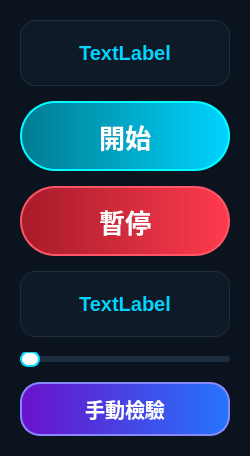
<?xml version="1.0" encoding="UTF-8"?>
<ui version="4.0">
 <class>Form</class>
 <widget class="QWidget" name="Form">
  <property name="geometry">
   <rect>
    <x>0</x>
    <y>0</y>
    <width>250</width>
    <height>450</height>
   </rect>
  </property>
  <property name="windowTitle">
   <string>DeepFake人臉偵測的背景應用程式</string>
  </property>
  <property name="styleSheet">
   <string notr="true">QWidget {
    background-color: #0b131e; /* 極深藍色底 */
    font-family: &quot;微軟正黑體&quot;, sans-serif;
}</string>
  </property>
  <layout class="QVBoxLayout" name="verticalLayout_2">
   <property name="spacing">
    <number>15</number>
   </property>
   <property name="leftMargin">
    <number>20</number>
   </property>
   <property name="topMargin">
    <number>20</number>
   </property>
   <property name="rightMargin">
    <number>20</number>
   </property>
   <property name="bottomMargin">
    <number>20</number>
   </property>
   <item>
    <layout class="QVBoxLayout" name="verticalLayout">
     <item>
      <widget class="QLabel" name="ROF">
       <property name="styleSheet">
        <string notr="true">QLabel {
    background-color: #0f1a28; /* 深色卡片底 */
    color: #00d4ff;            /* 科技青文字 */
    font-size: 20px;
    font-weight: bold;
    border: 1px solid #1c2e40; /* 淡淡的邊框 */
    border-radius: 15px;       /* 卡片圓角 */
    padding: 20px;             /* 讓文字不要貼著邊緣 */
}</string>
       </property>
       <property name="text">
        <string>TextLabel</string>
       </property>
       <property name="alignment">
        <set>Qt::AlignCenter</set>
       </property>
       <property name="wordWrap">
        <bool>true</bool>
       </property>
      </widget>
     </item>
     <item>
      <widget class="QPushButton" name="StartButton">
       <property name="minimumSize">
        <size>
         <width>0</width>
         <height>70</height>
        </size>
       </property>
       <property name="styleSheet">
        <string notr="true">QPushButton#StartButton {
    /* 青色漸層背景 */
    background-color: qlineargradient(x1:0, y1:0, x2:1, y2:0, stop:0 #007b8f, stop:1 #00d4ff);
    color: white;
    font-size: 26px;
    font-weight: bold;
    border-radius: 35px; /* 讓按鈕變成完美的膠囊圓角，請依據你的按鈕高度調整 (高度的一半) */
    border: 2px solid #00ffff; /* 外圍加上發光感的邊線 */
}

/* 滑鼠移過去與按下去的動態效果 */
QPushButton#StartButton:hover {
    background-color: #00ffff;
    color: #0b131e;
}
QPushButton#StartButton:pressed {
    background-color: #0099bb;
}</string>
       </property>
       <property name="text">
        <string>開始</string>
       </property>
      </widget>
     </item>
     <item>
      <widget class="QPushButton" name="StopButton">
       <property name="minimumSize">
        <size>
         <width>0</width>
         <height>70</height>
        </size>
       </property>
       <property name="styleSheet">
        <string notr="true">QPushButton#StopButton {
    /* 紅色漸層背景 */
    background-color: qlineargradient(x1:0, y1:0, x2:1, y2:0, stop:0 #a61b29, stop:1 #ff3b4e);
    color: white;
    font-size: 26px;
    font-weight: bold;
    border-radius: 35px; 
    border: 2px solid #ff5566;
}

QPushButton#StopButton:hover {
    background-color: #ff5566;
    color: white;
}
QPushButton#StopButton:pressed {
    background-color: #cc2233;
}</string>
       </property>
       <property name="text">
        <string>暫停</string>
       </property>
      </widget>
     </item>
     <item>
      <widget class="QLabel" name="freqLabel">
       <property name="styleSheet">
        <string notr="true">QLabel {
    background-color: #0f1a28; /* 深色卡片底 */
    color: #00d4ff;            /* 科技青文字 */
    font-size: 20px;
    font-weight: bold;
    border: 1px solid #1c2e40; /* 淡淡的邊框 */
    border-radius: 15px;       /* 卡片圓角 */
    padding: 20px;             /* 讓文字不要貼著邊緣 */
}</string>
       </property>
       <property name="text">
        <string>TextLabel</string>
       </property>
       <property name="alignment">
        <set>Qt::AlignCenter</set>
       </property>
       <property name="wordWrap">
        <bool>true</bool>
       </property>
      </widget>
     </item>
     <item>
      <widget class="QSlider" name="freqSlider">
       <property name="styleSheet">
        <string notr="true">/* 1. 軌道底色 (深藍灰色) */
QSlider::groove:horizontal {
    border: none;
    height: 6px; /* 軌道粗細 */
    background: #1c2e40; 
    border-radius: 3px;
}

/* 2. 手柄左側已滑過的軌道 (套用青色漸層) */
QSlider::sub-page:horizontal {
    background: qlineargradient(x1:0, y1:0, x2:1, y2:0, stop:0 #007b8f, stop:1 #00d4ff);
    border-radius: 3px;
}

/* 3. 滑動手柄本人 (白色實心圓點 + 青色邊框) */
QSlider::handle:horizontal {
    background: #ffffff;
    border: 2px solid #00d4ff;
    width: 16px;
    height: 16px;
    margin: -5px 0; /* 讓圓點上下凸出軌道 */
    border-radius: 8px; /* 變成完美圓形 */
}

/* 4. 滑鼠游標放上手柄時的變化 (反轉顏色發光) */
QSlider::handle:horizontal:hover {
    background: #00d4ff;
    border: 2px solid #ffffff;
}</string>
       </property>
       <property name="minimum">
        <number>1</number>
       </property>
       <property name="maximum">
        <number>3</number>
       </property>
       <property name="orientation">
        <enum>Qt::Horizontal</enum>
       </property>
      </widget>
     </item>
     <item>
      <widget class="QPushButton" name="ManualButton">
       <property name="styleSheet">
        <string notr="true">QPushButton#ManualButton {
    background-color: qlineargradient(x1:0, y1:0, x2:1, y2:0, stop:0 #6a11cb, stop:1 #2575fc);
    color: white;
    font-size: 20px;
    font-weight: bold;
    border-radius: 20px; 
    border: 2px solid #8888ff;
    padding: 10px;
}
QPushButton#ManualButton:hover { background-color: #8888ff; }
QPushButton#ManualButton:pressed { background-color: #4444cc; }</string>
       </property>
       <property name="text">
        <string>手動檢驗</string>
       </property>
      </widget>
     </item>
    </layout>
   </item>
  </layout>
 </widget>
 <resources/>
 <connections/>
</ui>
